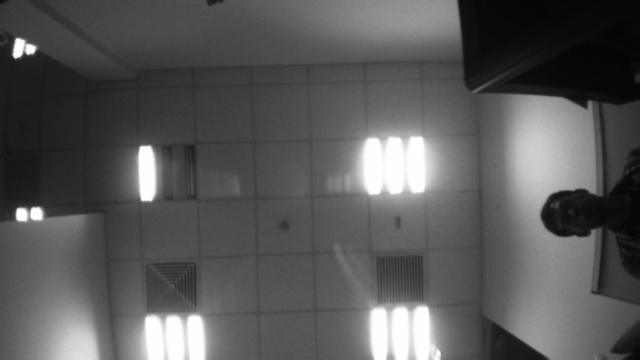
//> input picture harris_detect_2.4/build/1.jpg, 640 x 360 px
$ ./orb_match   (built with g++ and OpenCV 4, older OpenCV classes emulated)
//> lines starting //> are read from the running program, lines starting //| are printed output that depends on the picture
#include <iostream>
#include <opencv2/core/core.hpp>
#include <opencv2/highgui/highgui.hpp>
#include <opencv2/imgproc/imgproc.hpp>
#include <opencv2/features2d/features2d.hpp>
#include "opencv2/calib3d/calib3d.hpp"
#include <vector>
#include <cmath>
#include <opencv2/opencv.hpp>

using namespace std;
using namespace cv;


bool readIntrinsic(const string &file_path, cv::Mat &K_Mat, cv::Mat &DistCoef, cv::Size &imageSize)
{
    cv::FileStorage fs(file_path, cv::FileStorage::READ);
    if (!fs.isOpened())
        return false;

    DistCoef.at<double>(0) = fs["Camera.k1"];
    DistCoef.at<double>(1) = fs["Camera.k2"];
    DistCoef.at<double>(2) = fs["Camera.p1"];
    DistCoef.at<double>(3) = fs["Camera.p2"];

    K_Mat.at<double>(0,0) = fs["Camera.fx"];
    K_Mat.at<double>(1,1) = fs["Camera.fy"];
    K_Mat.at<double>(0,2) = fs["Camera.cx"];
    K_Mat.at<double>(1,2) = fs["Camera.cy"];

    imageSize.height = fs["Camera.height"];
    imageSize.width = fs["Camera.width"];

    cout<<"________________________________________"<<endl;
    cout << endl << "Camera Parameters: " << endl;
    cout << "- fx: " << K_Mat.at<double>(0,0) << endl;
    cout << "- fy: " << K_Mat.at<double>(1,1) << endl;
    cout << "- cx: " << K_Mat.at<double>(0,2) << endl;
    cout << "- cy: " << K_Mat.at<double>(1,2) << endl;
    cout << "- k1: " << DistCoef.at<double>(0) << endl;
    cout << "- k2: " << DistCoef.at<double>(1) << endl;
    cout << "- p1: " << DistCoef.at<double>(2) << endl;
    cout << "- p2: " << DistCoef.at<double>(3) << endl;
    cout<<"________________________________________"<<endl;
    return true;
}

int main(int argc, char **argv)
{

    string file_path = "./camera.yaml"; // camera_fisheye_ankobot
    cout<<"intrinsic file: "<<file_path<<endl;
    cv::Mat K_Mat = cv::Mat::eye(3, 3, CV_64F);
    cv::Mat DistCoef = cv::Mat(4, 1, CV_64F);
    cv::Size imageSize;
    //cv::Mat DistCoef_Zero = cv::Mat::zeros(4, 1, CV_64F);
    if(!readIntrinsic(file_path, K_Mat, DistCoef, imageSize))
        return 1;

    cv::Mat mapx, mapy; //内部存的是重映射之后的坐标，不是像素值
    cv::Mat R = cv::Mat::eye(3,3, CV_32F);
    cv::fisheye::initUndistortRectifyMap(K_Mat, DistCoef, R, K_Mat,
                                         imageSize, CV_32FC1, mapx, mapy);

    Mat srcImg1, srcImg2;
    if(argc > 2)
    {
        srcImg1 = imread(string(argv[1]), IMREAD_GRAYSCALE);      //待配准图
        srcImg2 = imread(string(argv[2]), IMREAD_GRAYSCALE);      //基准图
    }
    else
    {
        srcImg1 = imread("1.jpg", IMREAD_GRAYSCALE);      //待配准图
//> srcImg1 is the input picture: 360 rows x 640 cols, CV_8UC1; min 3, max 255, mean 88.4
        srcImg2 = imread("2.jpg", IMREAD_GRAYSCALE);      //基准图
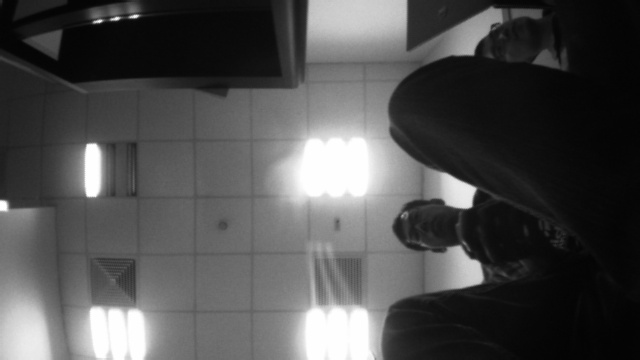
//> input picture harris_detect_2.4/build/2.jpg, 640 x 360 px
//> srcImg2 is the input picture: 360 rows x 640 cols, CV_8UC1; min 2, max 255, mean 78.4
    }

    cv::remap(srcImg1, srcImg1, mapx, mapy, cv::INTER_LINEAR);
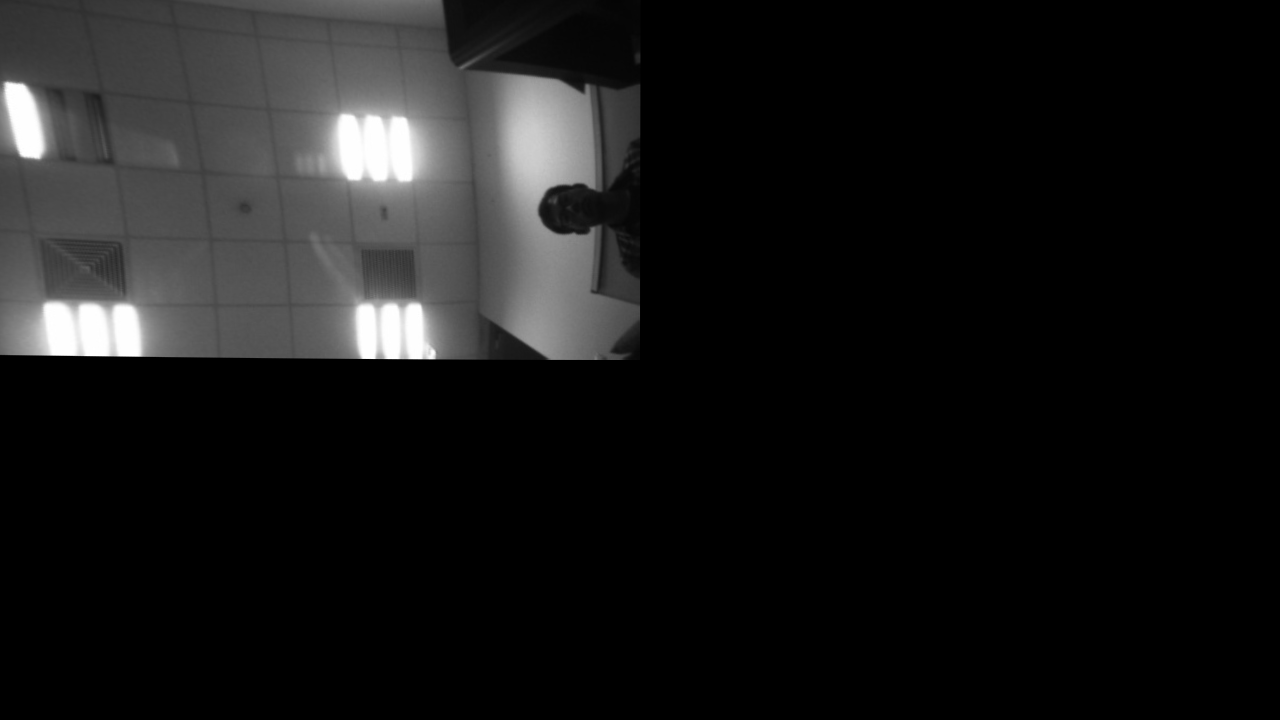
//> srcImg1: 720 rows x 1280 cols, CV_8UC1; min 0, max 255, mean 23.7
    cv::remap(srcImg2, srcImg2, mapx, mapy, cv::INTER_LINEAR);
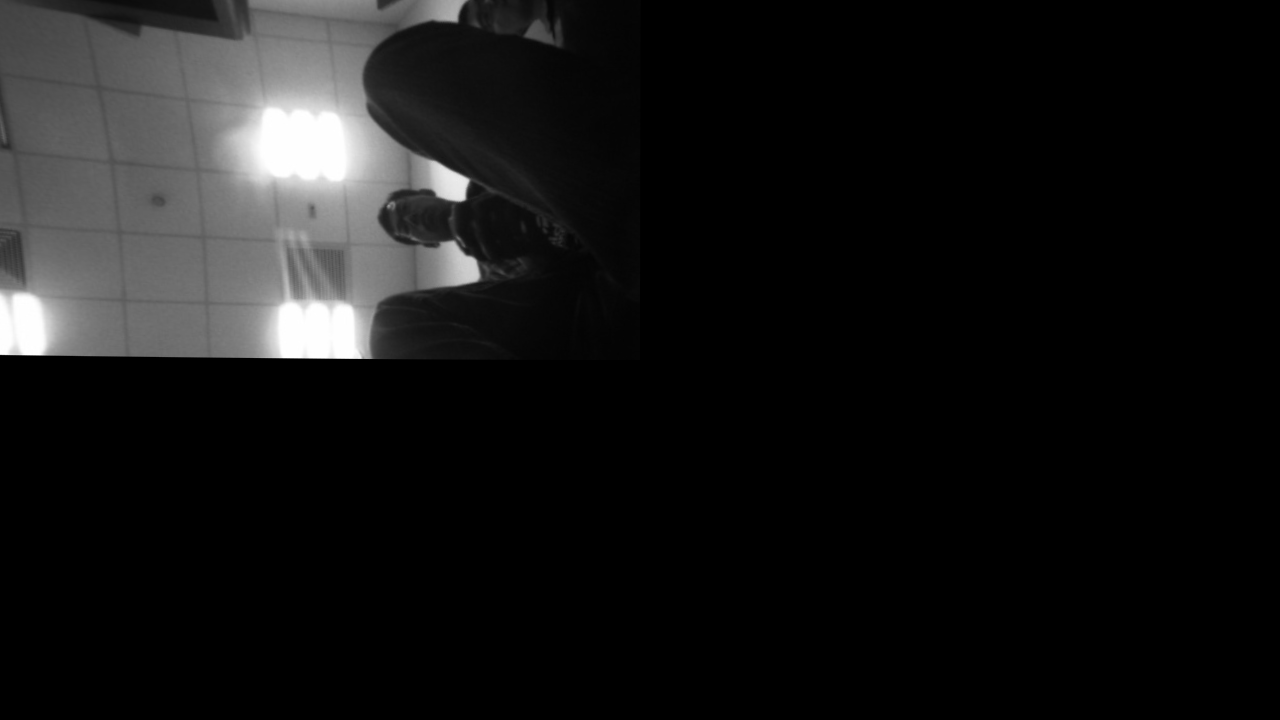
//> srcImg2: 720 rows x 1280 cols, CV_8UC1; min 0, max 255, mean 21.5

// [10 lines of commented-out code are left out]

    if(srcImg1.empty() || srcImg2.empty())
    {
        cout<< "error to open image!" << endl;
        return 0;
    }

    vector<KeyPoint> keypoints_1, keypoints_2;
    Mat descriptors_1, descriptors_2;
    Ptr<FeatureDetector> harrisDetector = FeatureDetector::create("FAST");
//> (the run ends here: the program stops with an error, at `auto descriptor = DescriptorExtractor::create("BRIEF");`)
